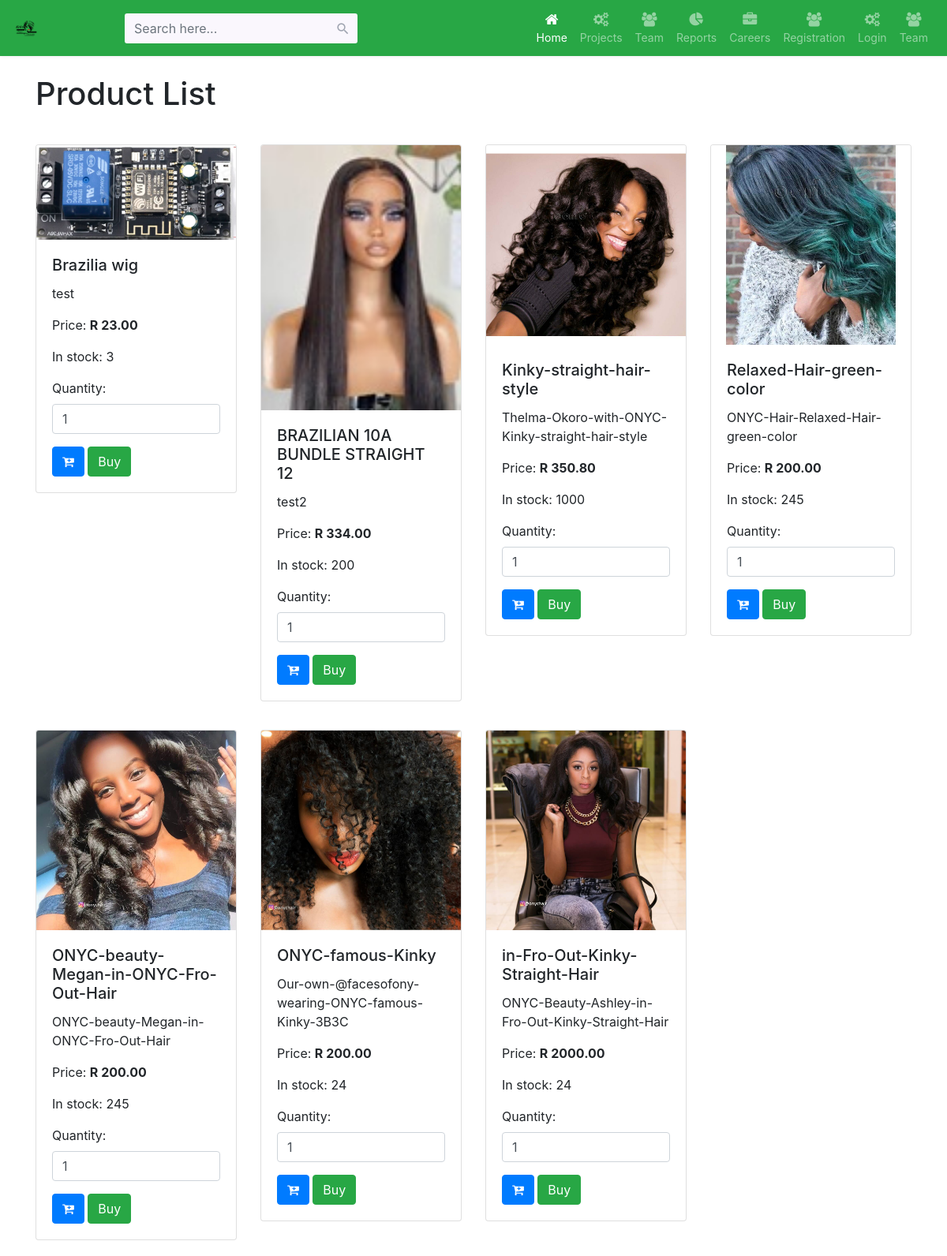
The page / on the database its author committed.
### main/models.py (models this page shows, shortened)
class Product(models.Model):
    name = models.CharField(max_length=255)
    description = models.TextField()
    price = models.DecimalField(max_digits=10, decimal_places=2)
    quantity_available = models.IntegerField()
    images = models.ImageField(null=True, blank=True, upload_to='images/')

### main/views.py (the view)
# urls.py: 2. Add a URL to urlpatterns:  path('', views.home, name='home')
def home(request):
    products = Product.objects.all()
    return render(request, 'main/index.html', {'products': products})

### main/templates/main/index.html (shortened to what this page needs)
{% include "main/base.html" %}
{% block content %}
<div class="container">
    <h1 class="my-4">Product List</h1>
    <div class="row">
    {% for product in products %}
    <div class="col-lg-3 col-md-3 pt-3">
      <div class="card product-card">
        <img src="{{product.images.url}} " class="card-img-top" alt="Product Image">
        <div class="card-body">
          <h5 class="card-title">{{product.name}}</h5>
          <p class="card-text">{{product.description}}</p>
          <p class="card-text">Price: <strong> R <span class="quantity">{{product.price}}</span></strong></p>
          <p class="card-text">In stock: <span class="quantity">{{product.quantity_available}}</span></p>
          <form action="{% url 'add_to_cart' product_id=product.id %}" method="post">
          <div class="form-group">
            <label for="quantity">Quantity:</label>
            <input type="number" class="form-control" id="quantity" name="quantity" placeholder="Enter quantity" min="1" value="1">
        </div>
          <button class="btn btn-primary add-to-cart"> <i class="fa fa-cart-plus "></i>  </button>
          <button class="btn btn-success buy-now">Buy</button>
        </form>
        </div>
      </div>
    </div>
    {% endfor %}
    </div>
  </div>
{% endblock %}

### main/templates/main/base.html (shortened to what this page needs)
<!DOCTYPE html>
<html lang="en">
<head>
{% load static %}
<link rel="stylesheet" href="{% static 'css/nav.css' %}">
<link rel="stylesheet" href="{% static 'css/forms.css' %}">
<link rel="stylesheet" href="https://stackpath.bootstrapcdn.com/bootstrap/4.5.0/css/bootstrap.min.css">
<link rel="stylesheet" href="https://maxcdn.bootstrapcdn.com/font-awesome/4.7.0/css/font-awesome.min.css">
</head>
<body>
<nav class="navbar navbar-expand-xl navbar-dark bg-success">
	<a href="#" class="navbar-brand"> <img src="{% static 'images/logo.png' %}" alt="Logo"> </a>
	<div id="navbarCollapse" class="collapse navbar-collapse justify-content-start">
		<form class="navbar-form form-inline">
			<div class="input-group search-box">
				<input type="text" id="search" class="form-control" placeholder="Search here...">
				<span class="input-group-addon"><i class="material-icons">&#xE8B6;</i></span>
			</div>
		</form>
		<div class="navbar-nav ml-auto">
			<a href=" {% url "home" %} " class="nav-item nav-link active"><i class="fa fa-home"></i><span>Home</span></a>
			<a href="#" class="nav-item nav-link"><i class="fa fa-gears"></i><span>Projects</span></a>
			<a href="#" class="nav-item nav-link"><i class="fa fa-users"></i><span>Team</span></a>
			<a href="#" class="nav-item nav-link"><i class="fa fa-pie-chart"></i><span>Reports</span></a>
			<a href="#" class="nav-item nav-link"><i class="fa fa-briefcase"></i><span>Careers</span></a>
			{% if user.is_authenticated %}
			<a href="{% url "cart" %}" class="nav-item nav-link"><i class="fa fa-cart-plus"></i><span>Cart</span></a>
			<a href="#" class="nav-item nav-link"><i class="fa fa-gears"></i><span>Logout</span></a>
			{% else %}
			<a href=" {% url "registration" %} " class="nav-item nav-link"><i class="fa fa-users"></i><span>Registration</span></a>
			<a href=" {% url "login" %} " class="nav-item nav-link"><i class="fa fa-gears"></i><span>Login</span></a>
			{% endif %}
			<a href="#" class="nav-item nav-link"><i class="fa fa-users"></i><span>Team</span></a>
				</div>
			</div>
</nav>
</body>
</html>

### main/static/css/nav.css (style rules this page uses)
body { background: #c1bcbc; font-family: 'Varela Round', sans-serif; }
.navbar { color: #fff; background: #926dde !important; padding: 5px 16px; border-radius: 0; border: none; box-shadow: 0 0 4px rgba(0,0,0,.1); }
.navbar img { border-radius: 50%; width: 36px; height: 36px; margin-right: 10px; }
.navbar .navbar-brand { color: #efe5ff; padding-left: 0; padding-right: 50px; font-size: 24px; }
.search-box { position: relative; }
.search-box input { padding-right: 35px; min-height: 38px; border: none; background: #faf7fd; border-radius: 3px !important; }
.search-box .input-group-addon { min-width: 35px; border: none; background: transparent; position: absolute; right: 0; z-index: 9; padding: 10px 7px; height: 100%; }
.search-box i { color: #a0a5b1; font-size: 19px; }
.navbar .nav-item i { font-size: 18px; }
.navbar .nav-item span { position: relative; top: 3px; }
.navbar .navbar-nav > a { color: #efe5ff; padding: 8px 15px; font-size: 14px; }
.navbar .navbar-nav > a > i { display: block; text-align: center; }
@media (min-width: 1200px) { .form-inline .input-group { width: 350px; margin-left: 30px; } }
.product-card { margin-bottom: 20px; }

### main/static/css/forms.css (style rules this page uses)
.form-control { height: 40px; box-shadow: none; color: #969fa4; }
.form-control, .btn { border-radius: 3px; }

### rows shown on the page
Product: images (picture), name "Brazilia wig", description "test", price "23.00", quantity_available "3"
Product: images (picture), name "BRAZILIAN 10A BUNDLE STRAIGHT 12", description "test2", price "334.00", quantity_available "200"
Product: images (picture), name "Kinky-straight-hair-style", description "Thelma-Okoro-with-ONYC-Kinky-straight-hair-style", price "350.80", quantity_available "1000"
Product: images (picture), name "Relaxed-Hair-green-color", description "ONYC-Hair-Relaxed-Hair-green-color", price "200.00", quantity_available "245"
Product: images (picture), name "ONYC-beauty-Megan-in-ONYC-Fro-Out-Hair", description "ONYC-beauty-Megan-in-ONYC-Fro-Out-Hair", price "200.00", quantity_available "245"
Product: images (picture), name "ONYC-famous-Kinky", description "Our-own-@facesofony-wearing-ONYC-famous-Kinky-3B3C", price "200.00", quantity_available "24"
Product: images (picture), name "in-Fro-Out-Kinky-Straight-Hair", description "ONYC-Beauty-Ashley-in-Fro-Out-Kinky-Straight-Hair", price "2000.00", quantity_available "24"
